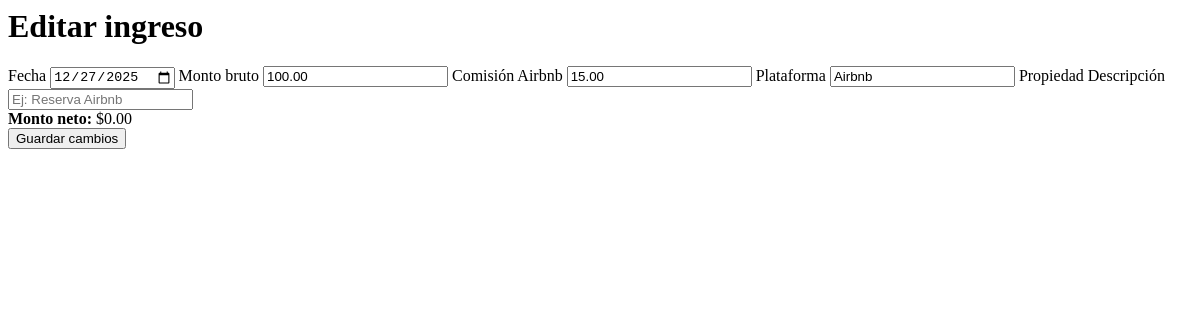
The app's page /ingresos/4/editar/ (signed in) with its own data.
### core/models.py (models this page shows, shortened)
class Ingreso(models.Model):
    propiedad = models.ForeignKey(Propiedad, on_delete=models.CASCADE)
    monto_bruto = models.DecimalField(max_digits=10, decimal_places=2)
    comision = models.DecimalField(max_digits=10, decimal_places=2)
    descripcion = models.CharField(max_length=255, blank=True)
    fecha = models.DateField()
    plataforma = models.CharField(max_length=50)
    creado_por = models.ForeignKey(User, on_delete=models.CASCADE)
    creado_en = models.DateTimeField(auto_now_add=True)

### core/views.py (the view)
# urls.py: path("ingresos/<int:pk>/editar/", views.editar_ingreso, name="editar_ingreso"),
@login_required
def editar_ingreso(request, pk):
    ingreso = get_object_or_404(Ingreso, pk=pk)
    if request.method == "POST":
        form = IngresoForm(request.POST, instance=ingreso)
        if form.is_valid():
            ingreso_editado = form.save(commit=False)
            ingreso_editado.propiedad = ingreso.propiedad
            ingreso_editado.creado_por = ingreso.creado_por
            ingreso_editado.save()
            return redirect("lista_ingresos")
    else:
        form = IngresoForm(instance=ingreso)
    return render(request, "core/crear_ingreso.html", {
        "form": form,
        "editar": True,
    })

### core/forms.py (shortened to what this page needs)
class IngresoForm(forms.ModelForm):
    class Meta:
        model = Ingreso
        fields = [
            "fecha",
            "monto_bruto",
            "comision",
            "descripcion",
            "plataforma",
            ]
        widgets = {
            "fecha": forms.DateInput(attrs={"type": "date"}),
            "descripcion": forms.TextInput(attrs={"placeholder": "Ej: Reserva Airbnb"}),
        }

### core/templates/core/crear_ingreso.html (shortened to what this page needs)
{% load static %}
<link rel="stylesheet" href="{% static 'core/styles.css' %}">
<h1>
    {% if editar %}
        Editar ingreso
    {% else %}
        Nuevo ingreso
    {% endif %}
</h1>
<form method="post" class="form-card">
    <label>Fecha</label>
    {{ form.fecha }}
    <label>Monto bruto</label>
    {{ form.monto_bruto }}
    <label>Comisión Airbnb</label>
    {{ form.comision }}
    <label>Plataforma</label>
    {{ form.plataforma }}
    <label>Propiedad</label>
    <label>Descripción</label>
    {{ form.descripcion }}
    <div class="neto-preview">
        <strong>Monto neto:</strong>
        <span id="monto-neto">$0.00</span>
    </div>
    <button type="submit">
        {% if editar %}Guardar cambios{% else %}Guardar ingreso{% endif %}
    </button>
</form>

### records on screen
Ingreso: fecha "12/27/2025", monto_bruto "100.00", comision "15.00", plataforma "Airbnb"
